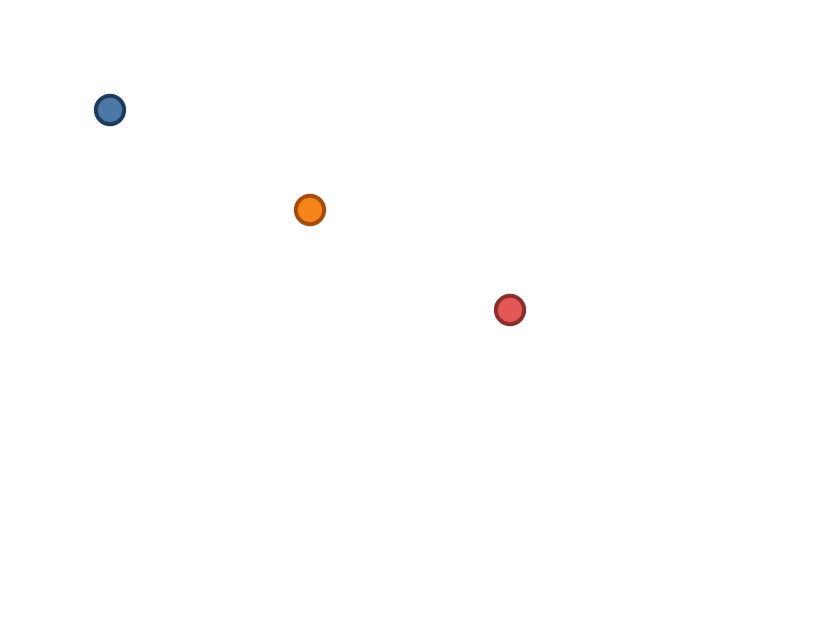

Specify this chart in Vega-Lite:
### Vega specification from a JSON file in a GitHub repository (floating-point values rounded to 4 significant figures)
{"$schema": "https://vega.github.io/schema/vega/v6.json", "width": 400, "height": 300, "padding": 5, "autosize": "none", "data": [{"name": "table", "values": [{"x": 50, "y": 50, "fill": "#4c78a8", "stroke": "#1f3b5c"}, {"x": 150, "y": 100, "fill": "#f58518", "stroke": "#a54d0a"}, {"x": 250, "y": 150, "fill": "#e45756", "stroke": "#8b2f2e"}]}], "marks": [{"type": "symbol", "from": {"data": "table"}, "encode": {"update": {"x": {"field": "x"}, "y": {"field": "y"}, "size": {"value": 200}, "fill": {"field": "fill"}, "stroke": {"field": "stroke"}, "strokeWidth": {"value": 2}}}}]}
